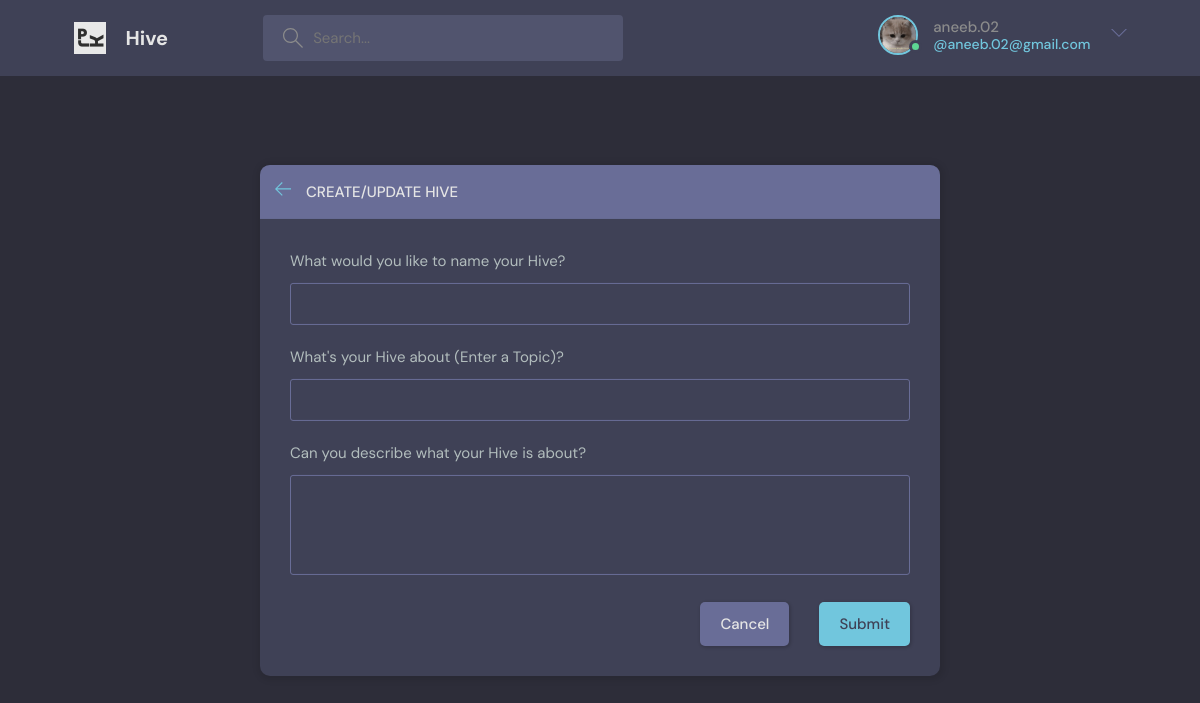
/update-hive/3 (signed in), run on the app's committed database.
### home/models.py (models this page shows)
class User(AbstractUser):
  name = models.CharField(max_length=200, null=True)
  email = models.EmailField(unique=True, null=True)
  bio = models.TextField(null=True)
  avatar = models.ImageField(null=True, default='avatar.svg')
  USERNAME_FIELD = 'email'
  REQUIRED_FIELDS = []

### home/views.py (the view)
# urls.py: path('update-hive/<str:pk>', views.updateHive, name='update-hive'),
@login_required(login_url='login')
def updateHive(request, pk):
  hive = Hive.objects.get(id=pk)
  form = HiveForm(instance=hive) #pre-fill with values
  topics = Topic.objects.all()
  if request.user != hive.creator:
    return HttpResponse("Nah fam i can't allow it")
  if request.method == 'POST':  #ensure the current editable hive is updated
    form = HiveForm(request.POST, instance=hive)
    if form.is_valid():
      form.save()
      return redirect('homepage')
  return render(request, 'home/hiveForm.html', {'form': form, 'topics': topics,})

### home/forms.py
class HiveForm(ModelForm):
  class Meta:
    model = Hive
    fields = '__all__'
    exclude = ['creator', 'members']

### home/templates/home/hiveForm.html (shortened to what this page needs)
{% extends 'main.html' %}
{% block content %}
  <main class="create-room layout">
    <div class="container">
      <div class="layout__box">
        <div class="layout__boxHeader">
          <div class="layout__boxTitle">
            <a href="{% url 'homepage' %}">
              <svg version="1.1" xmlns="http://www.w3.org/2000/svg" width="32" height="32" viewBox="0 0 32 32">
                <title>arrow-left</title>
                <path
                  d="M13.723 2.286l-13.723 13.714 13.719 13.714 1.616-1.611-10.96-10.96h27.625v-2.286h-27.625l10.965-10.965-1.616-1.607z">
                </path>
              </svg>
            </a>
            <h3>Create/Update Hive</h3>
          </div>
        </div>
        <div class="layout__body">
          <form class="form" action="" method="POST">
            <div class="form__group">
              <label for="room_buzz">What would you like to name your Hive?</label>
              <input type="text" required name="buzz" id="room_buzz" />
          </div>
          <div class="form__group">
              <label for="room_topic">What's your Hive about (Enter a Topic)?</label>
              <input type="text" required name="topic" list="topic-list" id="room_topic" />
          </div>
          <div class="form__group">
              <label for="room_deets">Can you describe what your Hive is about?</label>
              <textarea required name="deets" id="room_deets"></textarea>
          </div>
            <div class="form__action">
              <a class="btn btn--dark" href="{% url 'homepage' %}">Cancel</a>
              <button class="btn btn--main" type="submit">Submit</button>
            </div>
          </form>
        </div>
      </div>
    </div>
  </main>
{% endblock content %}

### templates/navbar.html (shortened to what this page needs)
{%load static%}
<header class="header header--loggedIn">
  <div class="container">
    <a href="{% url 'homepage' %}" class="header__logo">
      <img src="{% static 'images/favicon.png' %}" />
      <h1>Hive</h1>
    </a>
    <form class="header__search" method="GET" action="{% url 'homepage' %}">
      <label>
        <input name="q" placeholder="Search..." />
      </label>
    </form>
    <nav class="header__menu">
      {% if request.user.is_authenticated%}
      <div class="header__user">
        <a href="{% url 'user-profile' request.user.id %}">
          <div class="avatar avatar--medium active">
            <img src="{{request.user.avatar.url}}" />
          </div>
          <p>{{request.user.username}} <span>@{{request.user}}</span></p>
        </a>
        <button class="dropdown-button">
          <svg
            version="1.1"
            xmlns="http://www.w3.org/2000/svg"
            width="32"
            height="32"
            viewBox="0 0 32 32"
          >
            <title>chevron-down</title>
            <path d="M16 21l-13-13h-3l16 16 16-16h-3l-13 13z"></path>
          </svg>
        </button>
      </div>
      {%else%}
      <a href="{% url 'login' %}">
        <img src="{% static 'images/avatar.svg' %} " />
        <p>Login</p>
      </a>
      {% endif %}
    </nav>
  </div>
</header>

### data on the page
User: user.avatar (picture), user.username "aneeb.02", user "aneeb.02@gmail.com"
